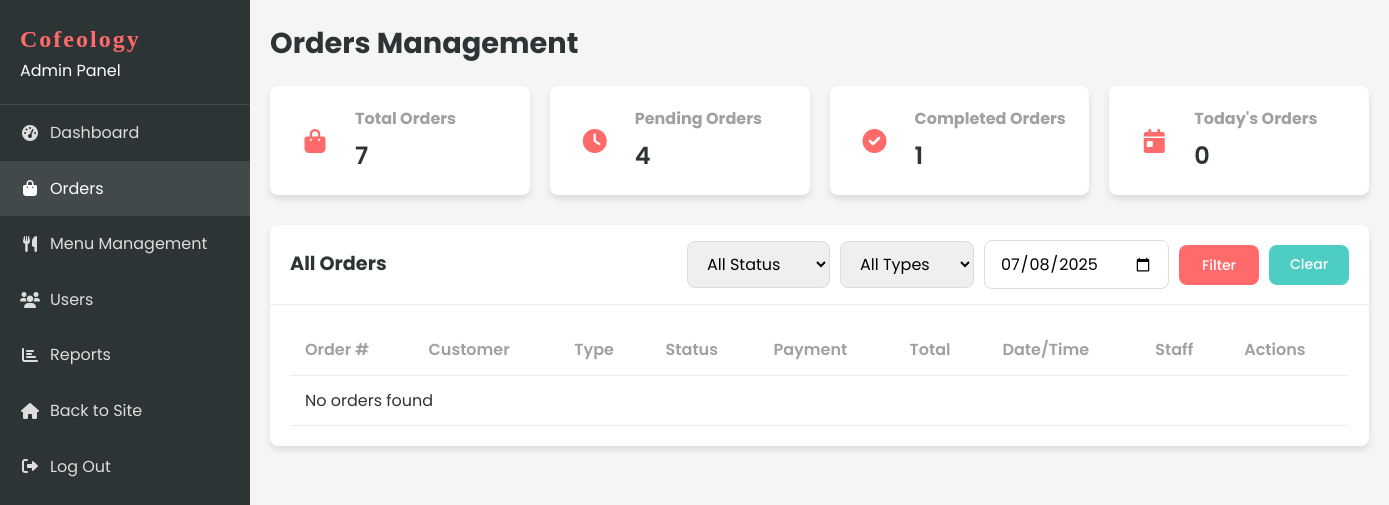
The page /admin/orders.php?date=2025-07-08 (signed in) on the database as committed earlier.
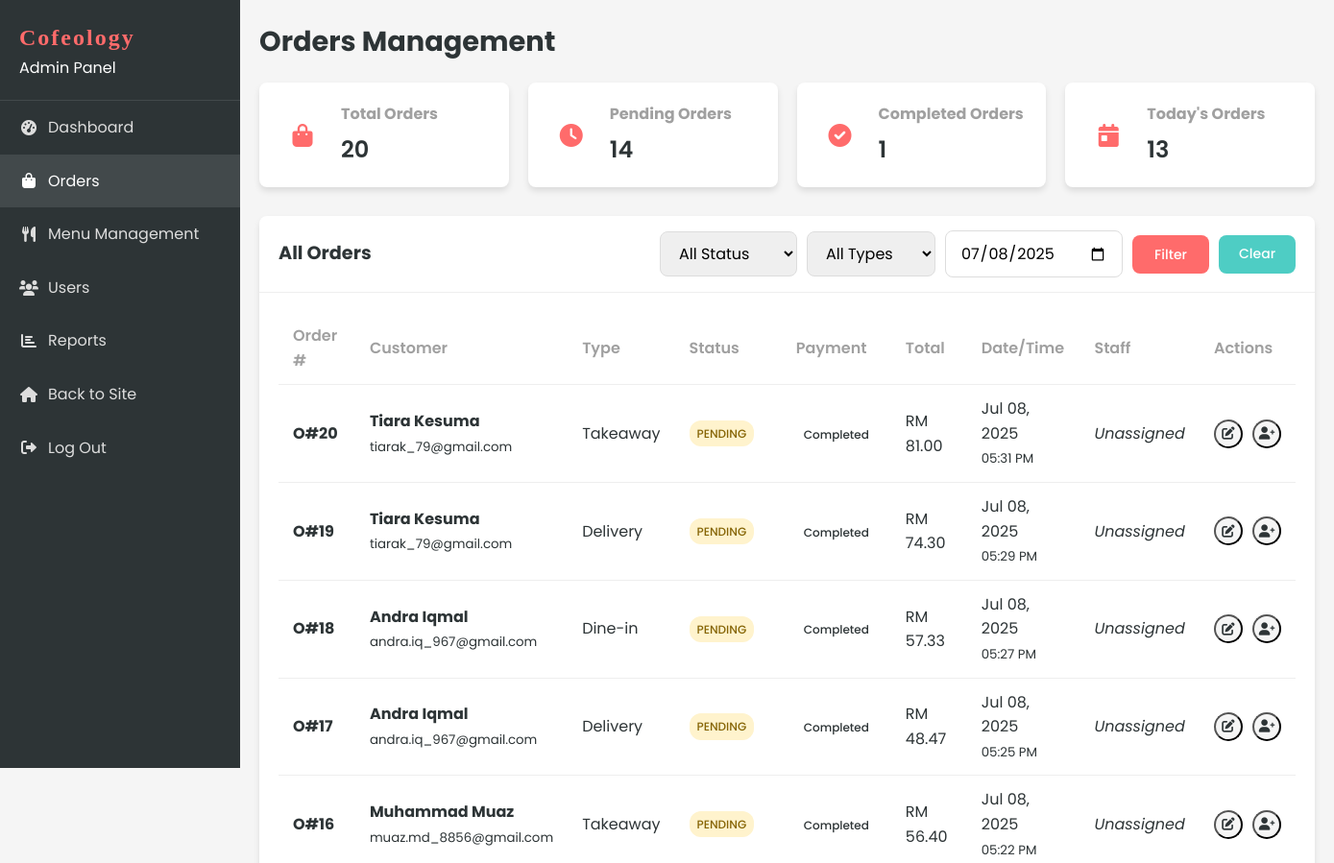
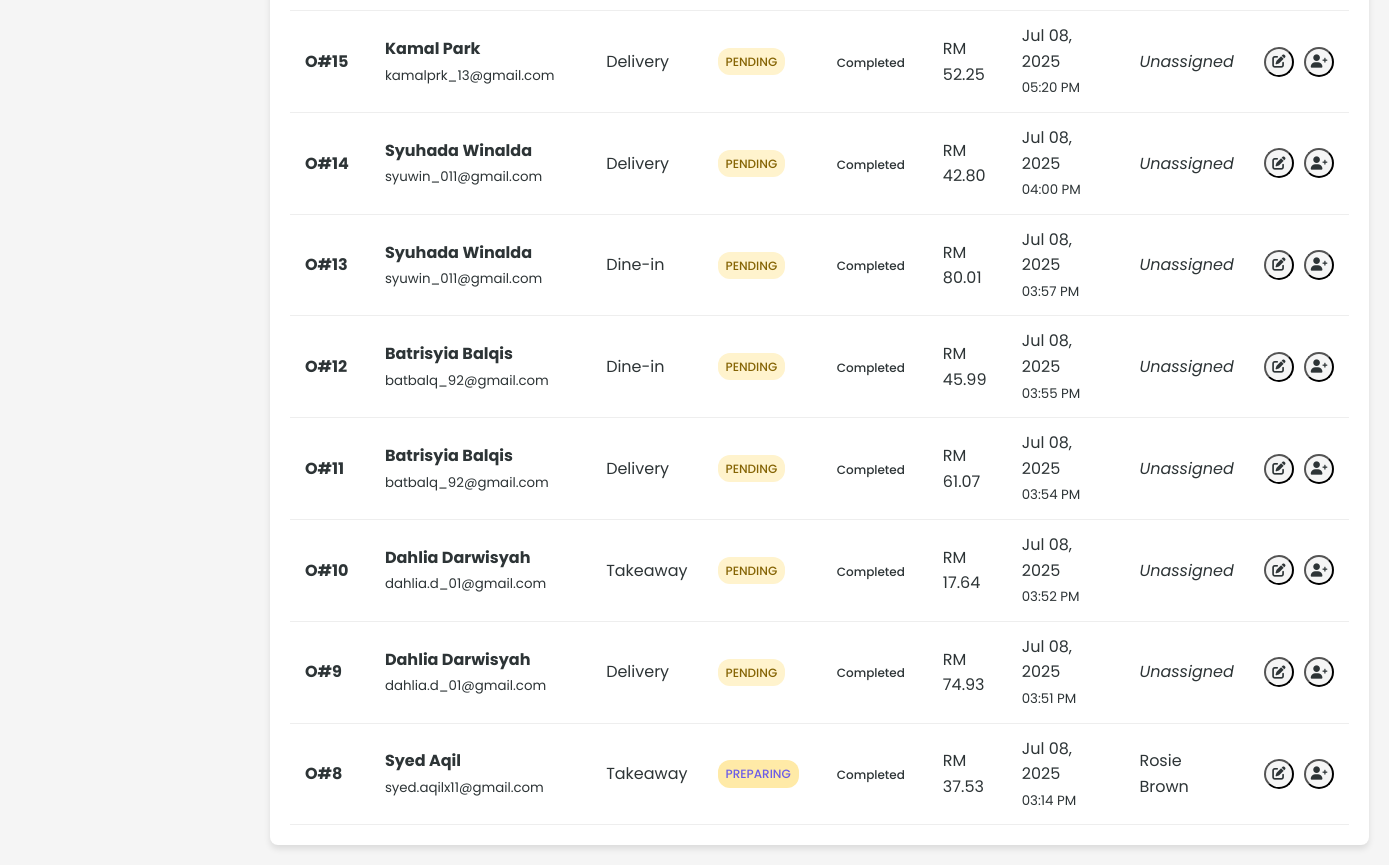
The same page on the database as committed later (2 pictures, top to bottom).
### tables this page shows
CREATE TABLE `order` (
  `ORDER_ID` int(11) NOT NULL,
  `ORDER_NUMBER` varchar(20) NOT NULL,
  `ORDER_TIME` time NOT NULL,
  `ORDER_DATE` date NOT NULL,
  `ORDER_TYPE` enum('delivery','takeaway','dine-in') NOT NULL,
  `ORDER_STATUS` enum('pending','preparing','ready','out_for_delivery','completed','cancelled') DEFAULT 'pending',
  `TOT_AMOUNT` decimal(10,2) NOT NULL,
  `DELIVERY_ADDRESS` text DEFAULT NULL,
  `PAYMENT_METHOD` varchar(50) DEFAULT NULL,
  `PAYMENT_STATUS` enum('pending','completed','failed') DEFAULT 'pending',
  `CUST_ID` int(11) NOT NULL,
  `STAFF_ID` int(11) DEFAULT NULL,
  `special_instructions` text DEFAULT NULL,
  `pickup_time` datetime DEFAULT NULL,
  `created_at` timestamp NOT NULL DEFAULT current_timestamp(),
  `updated_at` timestamp NOT NULL DEFAULT current_timestamp() ON UPDATE current_timestamp()
);

CREATE TABLE `customer` (
  `CUST_ID` int(11) NOT NULL,
  `CUSTOMER_ID` varchar(20) NOT NULL,
  `CUST_NAME` varchar(100) NOT NULL,
  `CUST_NPHONE` varchar(20) NOT NULL,
  `CUST_EMAIL` varchar(100) NOT NULL,
  `CUST_PASSWORD` varchar(255) NOT NULL,
  `MEMBERSHIP` enum('basic','premium','vip') DEFAULT 'basic',
  `created_at` timestamp NOT NULL DEFAULT current_timestamp(),
  `updated_at` timestamp NOT NULL DEFAULT current_timestamp() ON UPDATE current_timestamp()
);

CREATE TABLE `staff` (
  `STAFF_ID` int(11) NOT NULL,
  `STAFF_NUMBER` varchar(20) NOT NULL,
  `STAFF_NAME` varchar(100) NOT NULL,
  `STAFF_PNUMBER` varchar(20) NOT NULL,
  `STAFF_EMAIL` varchar(100) NOT NULL,
  `STAFF_PASSWORD` varchar(255) NOT NULL,
  `created_at` timestamp NOT NULL DEFAULT current_timestamp(),
  `updated_at` timestamp NOT NULL DEFAULT current_timestamp() ON UPDATE current_timestamp()
);

### includes/functions.php (called while the page is built, shortened)
<?php
function formatCurrency($amount) {
    return 'RM ' . number_format($amount, 2);
}
?>

### admin/orders.php (the view, shortened to what the rows shown need)
<?php
include '../includes/db_connect.php';
include '../includes/functions.php';
$date_filter = $_GET['date'] ?? '';
$where_conditions = [];
$params = [];
$param_types = '';
if ($date_filter) {
    $where_conditions[] = "DATE(o.ORDER_DATE) = ?";
    $params[] = $date_filter;
    $param_types .= 's';
}
$where_clause = '';
if (!empty($where_conditions)) {
    $where_clause = 'WHERE ' . implode(' AND ', $where_conditions);
}
$sql = "
    SELECT
        o.ORDER_ID,
        o.ORDER_NUMBER,
        o.ORDER_DATE,
        o.ORDER_TIME,
        o.ORDER_TYPE,
        COALESCE(o.ORDER_STATUS, 'pending') as ORDER_STATUS,
        COALESCE(o.PAYMENT_STATUS, 'pending') as PAYMENT_STATUS,
        o.TOT_AMOUNT,
        o.DELIVERY_ADDRESS,
        o.PAYMENT_METHOD,
        o.special_instructions,
        o.pickup_time,
        c.CUST_NAME as customer_name,
        c.CUST_EMAIL as customer_email,
        c.CUST_NPHONE as customer_phone,
        s.STAFF_NAME as staff_name
    FROM `ORDER` o
    LEFT JOIN CUSTOMER c ON o.CUST_ID = c.CUST_ID
    LEFT JOIN STAFF s ON o.STAFF_ID = s.STAFF_ID
    $where_clause
    ORDER BY o.ORDER_DATE DESC, o.ORDER_TIME DESC
";
$stmt = $conn->prepare($sql);
if (!empty($params)) {
    $stmt->bind_param($param_types, ...$params);
}
$stmt->execute();
$orders = $stmt->get_result()->fetch_all(MYSQLI_ASSOC);
?>
<!DOCTYPE html>
<html lang="en">
<head>
    <link rel="stylesheet" href="../css/style.css?v=1.1">
    <link rel="stylesheet" href="../css/dashboard.css?v=1.1">
    <link rel="stylesheet" href="https://cdnjs.cloudflare.com/ajax/libs/font-awesome/6.0.0-beta3/css/all.min.css">
</head>
<body>
    <div class="dashboard-container">
        <?php include 'sidebar.php'; ?>
        <div class="dashboard-content">
            <header class="dashboard-header">
                <div class="header-title">
                    <h1>Orders Management</h1>
                </div>
            </header>
            <div class="card">
                <div class="card-header">
                    <h2>All Orders</h2>
                </div>
                <div class="card-body">
                    <div class="table-responsive">
                        <table class="table">
                            <thead>
                                <tr>
                                    <th>Order #</th>
                                    <th>Customer</th>
                                    <th>Type</th>
                                    <th>Status</th>
                                    <th>Payment</th>
                                    <th>Total</th>
                                    <th>Date/Time</th>
                                    <th>Staff</th>
                                    <th>Actions</th>
                                </tr>
                            </thead>
                            <tbody>
                                <?php if (empty($orders)): ?>
                                    <tr>
                                        <td colspan="9" class="text-center">No orders found</td>
                                    </tr>
                                <?php else: ?>
                                    <?php foreach ($orders as $order): ?>
                                        <tr>
                                            <td>
                                                <strong><?php echo $order['ORDER_NUMBER'] ?? '#' . $order['ORDER_ID']; ?></strong>
                                            </td>
                                            <td>
                                                <div>
                                                    <strong><?php echo htmlspecialchars($order['customer_name'] ?? 'Unknown'); ?></strong>
                                                    <br>
                                                    <small class="text-muted"><?php echo htmlspecialchars($order['customer_email'] ?? ''); ?></small>
                                                </div>
                                            </td>
                                            <td><?php echo ucfirst($order['ORDER_TYPE']); ?></td>
                                            <td>
                                                <span class="status-badge <?php echo $order['ORDER_STATUS']; ?>">
                                                    <?php echo ucfirst($order['ORDER_STATUS']); ?>
                                                </span>
                                            </td>
                                            <td>
                                                <span class="payment-badge <?php echo $order['PAYMENT_STATUS']; ?>">
                                                    <?php echo ucfirst($order['PAYMENT_STATUS']); ?>
                                                </span>
                                            </td>
                                            <td><?php echo formatCurrency($order['TOT_AMOUNT']); ?></td>
                                            <td>
                                                <?php echo date('M d, Y', strtotime($order['ORDER_DATE'])); ?>
                                                <br>
                                                <small class="text-muted"><?php echo date('h:i A', strtotime($order['ORDER_TIME'])); ?></small>
                                            </td>
                                            <td>
                                                <?php echo $order['staff_name'] ? htmlspecialchars($order['staff_name']) : '<em>Unassigned</em>'; ?>
                                            </td>
                                            <td>
                                                <div class="table-actions">
                                                    <button class="btn-icon" onclick="updateStatus(<?php echo $order['ORDER_ID']; ?>, '<?php echo $order['ORDER_STATUS']; ?>')" title="Update Status">
                                                        <i class="fas fa-edit"></i>
                                                    </button>
                                                    <button class="btn-icon" onclick="assignStaff(<?php echo $order['ORDER_ID']; ?>)" title="Assign Staff">
                                                        <i class="fas fa-user-plus"></i>
                                                    </button>
                                                </div>
                                            </td>
                                        </tr>
                                    <?php endforeach; ?>
                                <?php endif; ?>
                            </tbody>
                        </table>
                    </div>
                </div>
            </div>
        </div>
    </div>
</body>
</html>

Rows that differ between the two databases and show on the page:
added order: ORDER_NUMBER "O#20", CUST_ID.CUST_NAME "Tiara Kesuma", CUST_ID.CUST_EMAIL "tiarak_79@gmail.com", ORDER_TYPE "Takeaway", ORDER_STATUS "PENDING", PAYMENT_STATUS "Completed", TOT_AMOUNT "RM 81.00", ORDER_DATE "Jul 08, 2025", ORDER_TIME "05:31 PM", shows "Unassigned"
added order: ORDER_NUMBER "O#19", CUST_ID.CUST_NAME "Tiara Kesuma", CUST_ID.CUST_EMAIL "tiarak_79@gmail.com", ORDER_TYPE "Delivery", ORDER_STATUS "PENDING", PAYMENT_STATUS "Completed", TOT_AMOUNT "RM 74.30", ORDER_DATE "Jul 08, 2025", ORDER_TIME "05:29 PM", shows "Unassigned"
added order: ORDER_NUMBER "O#18", CUST_ID.CUST_NAME "Andra Iqmal", CUST_ID.CUST_EMAIL "andra.iq_967@gmail.com", ORDER_TYPE "Dine-in", ORDER_STATUS "PENDING", PAYMENT_STATUS "Completed", TOT_AMOUNT "RM 57.33", ORDER_DATE "Jul 08, 2025", ORDER_TIME "05:27 PM", shows "Unassigned"
added order: ORDER_NUMBER "O#17", CUST_ID.CUST_NAME "Andra Iqmal", CUST_ID.CUST_EMAIL "andra.iq_967@gmail.com", ORDER_TYPE "Delivery", ORDER_STATUS "PENDING", PAYMENT_STATUS "Completed", TOT_AMOUNT "RM 48.47", ORDER_DATE "Jul 08, 2025", ORDER_TIME "05:25 PM", shows "Unassigned"
added order: ORDER_NUMBER "O#16", CUST_ID.CUST_NAME "Muhammad Muaz", CUST_ID.CUST_EMAIL "muaz.md_8856@gmail.com", ORDER_TYPE "Takeaway", ORDER_STATUS "PENDING", PAYMENT_STATUS "Completed", TOT_AMOUNT "RM 56.40", ORDER_DATE "Jul 08, 2025", ORDER_TIME "05:22 PM", shows "Unassigned"
added order: ORDER_NUMBER "O#15", CUST_ID.CUST_NAME "Kamal Park", CUST_ID.CUST_EMAIL "kamalprk_13@gmail.com", ORDER_TYPE "Delivery", ORDER_STATUS "PENDING", PAYMENT_STATUS "Completed", TOT_AMOUNT "RM 52.25", ORDER_DATE "Jul 08, 2025", ORDER_TIME "05:20 PM", shows "Unassigned"
added order: ORDER_NUMBER "O#14", CUST_ID.CUST_NAME "Syuhada Winalda", CUST_ID.CUST_EMAIL "syuwin_011@gmail.com", ORDER_TYPE "Delivery", ORDER_STATUS "PENDING", PAYMENT_STATUS "Completed", TOT_AMOUNT "RM 42.80", ORDER_DATE "Jul 08, 2025", ORDER_TIME "04:00 PM", shows "Unassigned"
added order: ORDER_NUMBER "O#13", CUST_ID.CUST_NAME "Syuhada Winalda", CUST_ID.CUST_EMAIL "syuwin_011@gmail.com", ORDER_TYPE "Dine-in", ORDER_STATUS "PENDING", PAYMENT_STATUS "Completed", TOT_AMOUNT "RM 80.01", ORDER_DATE "Jul 08, 2025", ORDER_TIME "03:57 PM", shows "Unassigned"
added order: ORDER_NUMBER "O#12", CUST_ID.CUST_NAME "Batrisyia Balqis", CUST_ID.CUST_EMAIL "batbalq_92@gmail.com", ORDER_TYPE "Dine-in", ORDER_STATUS "PENDING", PAYMENT_STATUS "Completed", TOT_AMOUNT "RM 45.99", ORDER_DATE "Jul 08, 2025", ORDER_TIME "03:55 PM", shows "Unassigned"
added order: ORDER_NUMBER "O#11", CUST_ID.CUST_NAME "Batrisyia Balqis", CUST_ID.CUST_EMAIL "batbalq_92@gmail.com", ORDER_TYPE "Delivery", ORDER_STATUS "PENDING", PAYMENT_STATUS "Completed", TOT_AMOUNT "RM 61.07", ORDER_DATE "Jul 08, 2025", ORDER_TIME "03:54 PM", shows "Unassigned"
added order: ORDER_NUMBER "O#10", CUST_ID.CUST_NAME "Dahlia Darwisyah", CUST_ID.CUST_EMAIL "dahlia.d_01@gmail.com", ORDER_TYPE "Takeaway", ORDER_STATUS "PENDING", PAYMENT_STATUS "Completed", TOT_AMOUNT "RM 17.64", ORDER_DATE "Jul 08, 2025", ORDER_TIME "03:52 PM", shows "Unassigned"
added order: ORDER_NUMBER "O#9", CUST_ID.CUST_NAME "Dahlia Darwisyah", CUST_ID.CUST_EMAIL "dahlia.d_01@gmail.com", ORDER_TYPE "Delivery", ORDER_STATUS "PENDING", PAYMENT_STATUS "Completed", TOT_AMOUNT "RM 74.93", ORDER_DATE "Jul 08, 2025", ORDER_TIME "03:51 PM", shows "Unassigned"
added order: ORDER_NUMBER "O#8", CUST_ID.CUST_NAME "Syed Aqil", CUST_ID.CUST_EMAIL "syed.aqilx11@gmail.com", ORDER_TYPE "Takeaway", ORDER_STATUS "PREPARING", PAYMENT_STATUS "Completed", TOT_AMOUNT "RM 37.53", ORDER_DATE "Jul 08, 2025", ORDER_TIME "03:14 PM", STAFF_ID.STAFF_NAME "Rosie Brown"
Other text that changed with them:
$stats['total_orders']: "7" → "20"
$stats['pending_orders']: "4" → "14"
$stats['today_orders']: "0" → "13"
text no longer shown: "No orders found"
